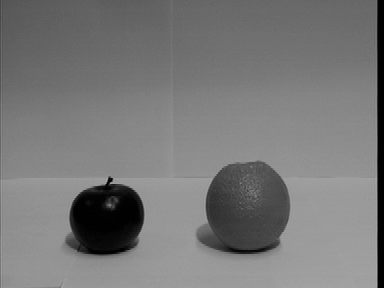
%> input picture exercise01/images/obstA.png, 384 x 288 px
$ octave sh01ex01.m   (GNU Octave 9; MATLAB toolbox functions it lacks are replaced by stand-ins)
%> lines starting %> are read from the running program, lines starting %| are printed output that depends on the picture
### exercise01/myHistogram.m
function H = myHistogram(im)
%MYHISTOGRAM
% im: 2D-matrix representing image values in [0, 255]
% H:size(H) = [1, 256] (each entry representing normed
%frequency of corresponding gray value in "im")

%Todo assertion for vector!
assert(max(max(im))<=255 & min(min(im))>=0,"Input not inside the defined intensity range")

vec = zeros(1,256);
%sizevector of input image
svec = size(im);
%total count of pixels used for normalization
total_pixels = svec(1) * svec(2);

for k=1:svec(1)
    for l=1:svec(2)
        vec(im(k,l)+1) = vec(im(k,l)+1)+1;
    end
end

%normalize output vector
H = 1/total_pixels.* vec;

### exercise01/sh01ex01.m
im1 = imread("images/obstA.png");
%> im1 is the input picture: size 288x384 uint8; min 0, max 169, mean 120.1
im2 = imread("images/obstB.png");
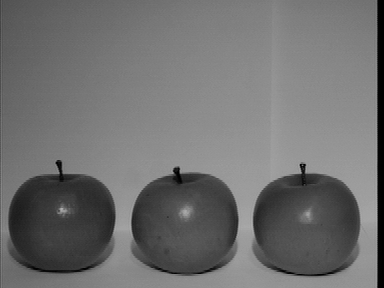
%> input picture exercise01/images/obstB.png, 384 x 288 px
%> im2 is the input picture: size 288x384 uint8; min 0, max 176, mean 111.6


H1=myHistogram(im1);
%> after the loop in myHistogram, `for k=1:svec(1)`: vec = 256 values, max 3450 at index 155, min 0 at index 171, mean 432
%> in myHistogram, `H = 1/total_pixels.* vec;`: H = 256 values, max 0.0312 at index 155, min 0 at index 171, mean 0.00391
%> H1 has the same summary as H in myHistogram
image(im2);
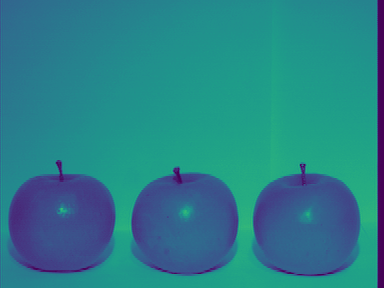
%> displayed picture: size 288x384x3, on the screen's scale of 0 to 255; mean R, G, B 40.7, 128.1, 137.4
H2=myHistogram(im2);
%> H2 = 256 values, max 0.0237 at index 137, min 0 at index 175, mean 0.00391

x=1:256;

clear title xlabel ylabel
subplot(2,2,1),imshow(im1),title("Im1")
subplot(2,2,2),plot(x,H1),title("Histogram Im1")
xlabel("Intensity"),ylabel("Probability")


subplot(2,2,3),imshow(im2),title("Im2")
subplot(2,2,4),plot(x,H2),title("Histogram Im2")
xlabel("Intensity"),ylabel("Probability")
%> after `ylabel("Probability")`:
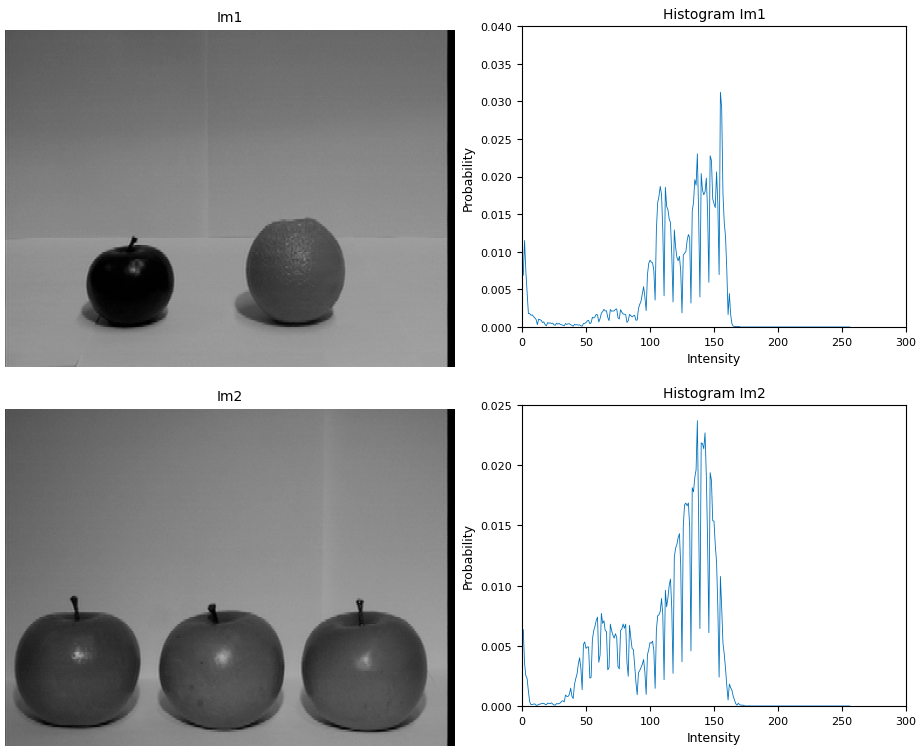
%> figure redrawn from the program's plot data, 4 panels
